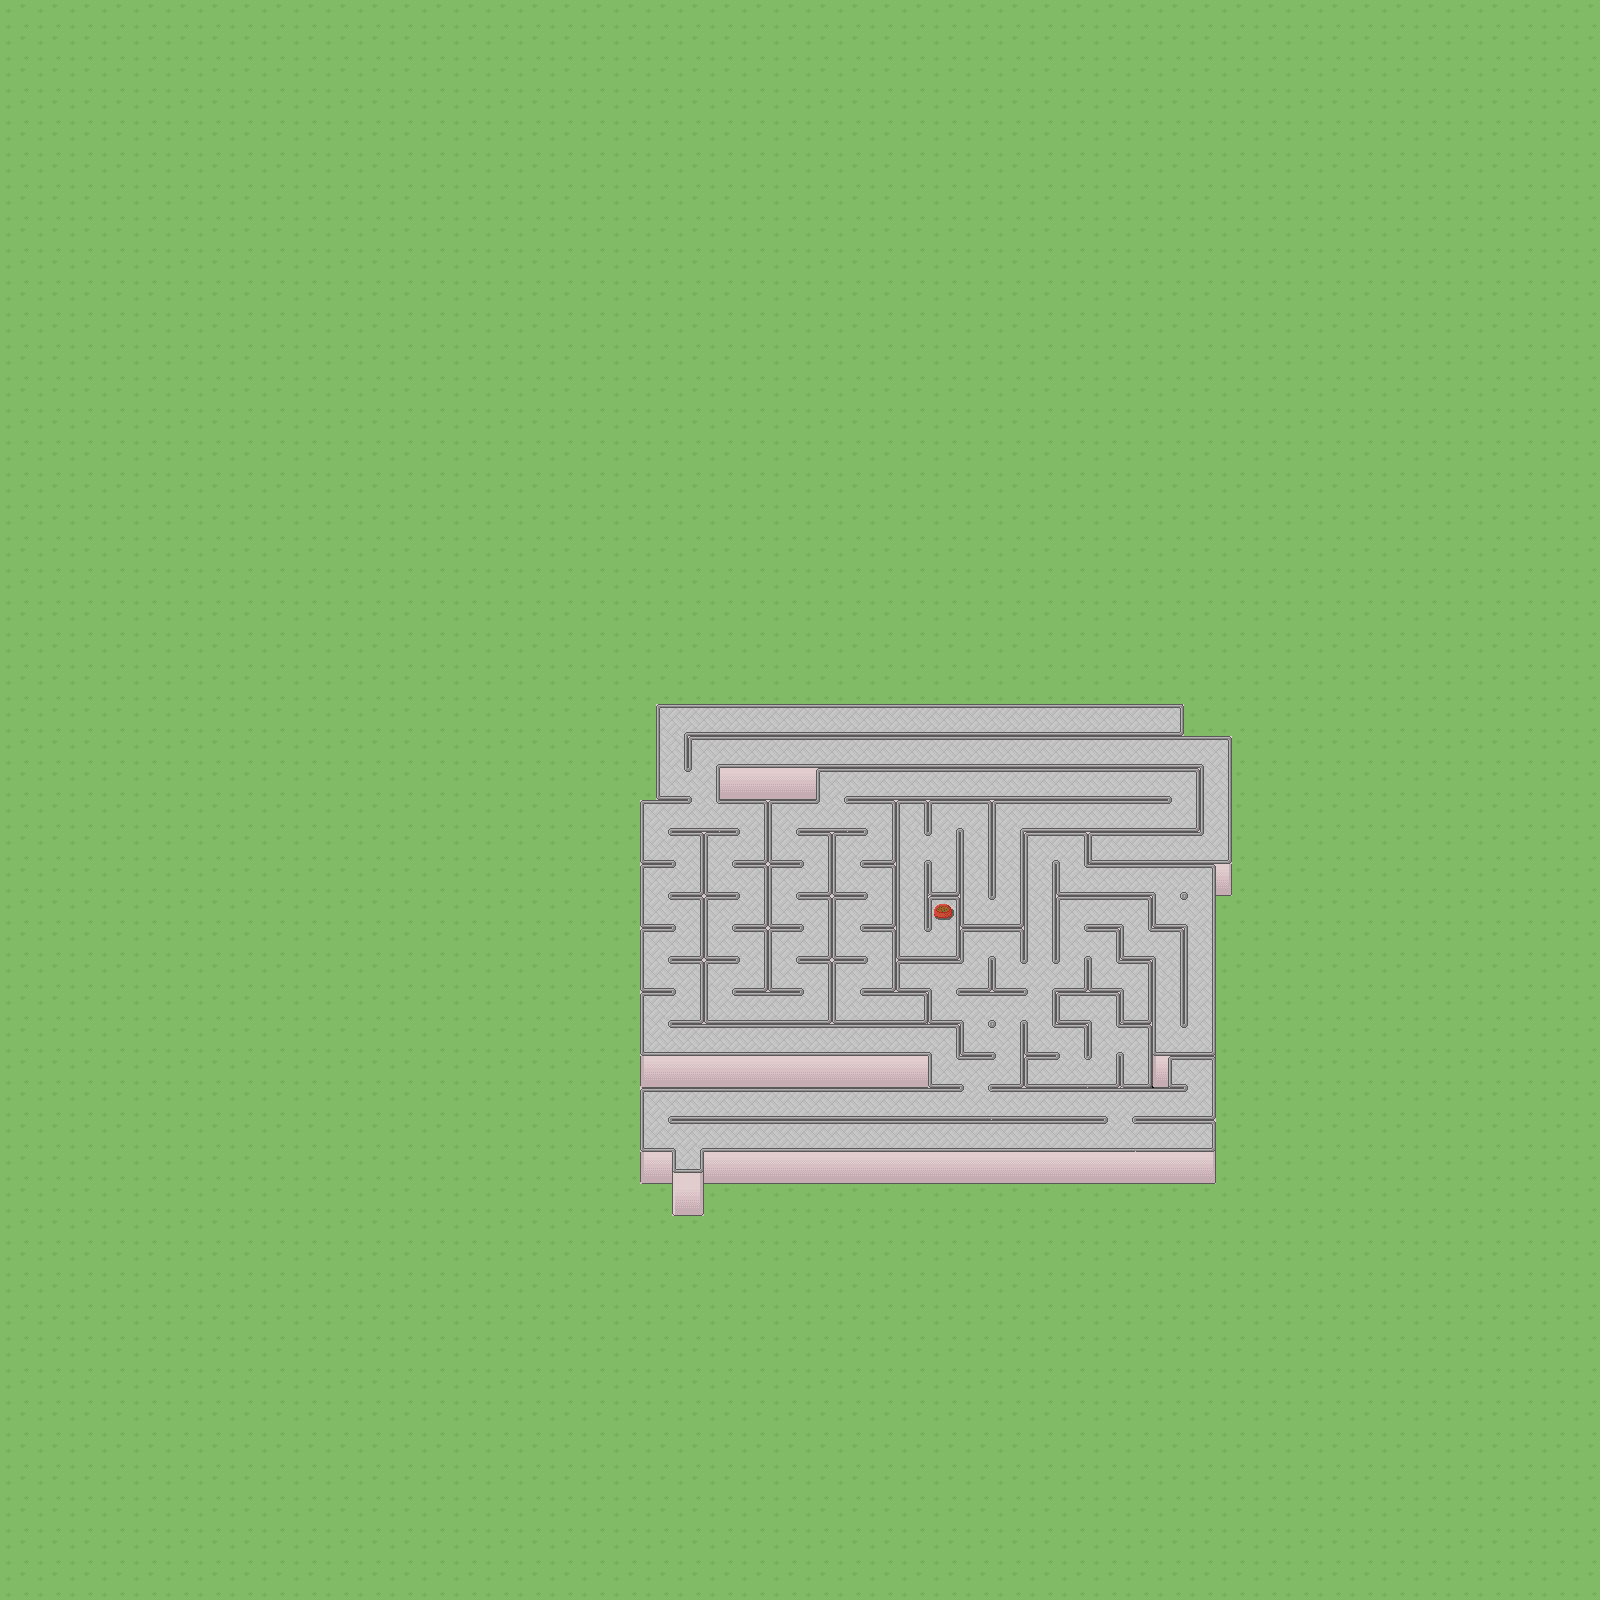

A 2D game scene composited from a Tiled map and its tileset images. What follows is a short description and the map's XML, with each tile layer's data collapsed to a summary:
An orthogonal 100x100 tile map with 16x16 px tiles, 3 tile layers (Tile Layer 3, Tile Layer 1, Tile Layer 2) and 82 objects (\2 exit, spawn).

<map version="1.0" orientation="orthogonal" renderorder="left-up" width="100" height="100" tilewidth="16" tileheight="16" nextobjectid="91">
 <tileset firstgid="1" name="fancy" tilewidth="16" tileheight="16" tilecount="2280">
  <image source="tile/fancy.png" width="480" height="1216" />
 </tileset>
 <layer name="Tile Layer 3" width="100" height="100">
  <data>[10000 cells, 10000 non-empty, 6 distinct tile ids]</data>
 </layer>
 <layer name="Tile Layer 1" width="100" height="100">
  <data>[10000 cells, 10000 non-empty, 78 distinct tile ids]</data>
 </layer>
 <layer name="Tile Layer 2" width="100" height="100">
  <data>[10000 cells, 4 non-empty, 4 distinct tile ids]</data>
 </layer>
 <objectgroup name="interaction">
  <object id="90" name="\2 exit" x="936.667" y="904" width="16" height="14" />
 </objectgroup>
 <objectgroup name="collision">
  <object id="3" x="671.333" y="1118" width="431.333" height="3.33333" />
  <object id="4" x="1136" y="1118.67" width="78.6667" height="2.66667" />
  <object id="5" x="702.667" y="1150" width="513.333" height="4.66667" />
  <object id="6" x="641.333" y="1151.33" width="30.6667" height="4" />
  <object id="7" x="670" y="1151.75" width="3.25" height="21.25" />
  <object id="8" x="668.625" y="1171.62" width="39.875" height="4.875" />
  <object id="9" x="702.25" y="1150.25" width="7.75" height="23.125" />
  <object id="10" x="622" y="780" width="18" height="384" />
  <object id="11" x="1213" y="864" width="57" height="302" />
  <object id="12" x="640.667" y="1052" width="287.333" height="38" />
  <object id="13" x="634.667" y="1084" width="327.667" height="6.66667" />
  <object id="14" x="990.667" y="1084.67" width="194.667" height="4.66667" />
  <object id="15" x="1150" y="1052.67" width="20" height="34.6667" />
  <object id="17" x="1150.67" y="1050.67" width="67.3333" height="6" />
  <object id="19" x="1148.67" y="959.333" width="4.66667" height="126" />
  <object id="20" x="1120" y="957.333" width="32.6667" height="4.66667" />
  <object id="21" x="1116.67" y="928.667" width="4.66667" height="30.6667" />
  <object id="22" x="1087.33" y="926.667" width="33.3333" height="2.66667" />
  <object id="23" x="1180.67" y="927.333" width="4.66667" height="96.6667" />
  <object id="24" x="1151.38" y="924.917" width="32.6667" height="5.33333" />
  <object id="25" x="1148" y="896" width="6.66667" height="30.6667" />
  <object id="26" x="1054.67" y="892.667" width="97.3333" height="5.33333" />
  <object id="27" x="1053.33" y="862.667" width="3.33333" height="99.3333" />
  <object id="28" x="1181.33" y="895.333" width="4" height="2" />
  <object id="29" x="1118.67" y="1055.33" width="2" height="30" />
  <object id="30" x="1053.33" y="990.667" width="66.6667" height="4" />
  <object id="31" x="1116" y="990.667" width="6" height="34" />
  <object id="32" x="1117.33" y="1018.67" width="32" height="6.66667" />
  <object id="33" x="1054" y="992" width="4.66667" height="31.3333" />
  <object id="34" x="1053.33" y="1018.67" width="36" height="6.66667" />
  <object id="36" x="1085.33" y="1023.33" width="3.33333" height="32.6667" />
  <object id="37" x="1022" y="1024.67" width="3.33333" height="58.6667" />
  <object id="38" x="1024.67" y="1052.67" width="32.6667" height="4.66667" />
  <object id="39" x="960" y="1050.67" width="35.3333" height="6" />
  <object id="40" x="955.333" y="1023.33" width="7.33333" height="31.3333" />
  <object id="41" x="670" y="1021.33" width="287.333" height="4" />
  <object id="42" x="990.667" y="1021.33" width="2" height="4.66667" />
  <object id="43" x="958.667" y="988.667" width="67.3333" height="3.33333" />
  <object id="44" x="988.667" y="959.333" width="4.66667" height="32.6667" />
  <object id="45" x="1022.67" y="830.667" width="2" height="129.333" />
  <object id="46" x="1023.33" y="830" width="179.333" height="3.33333" />
  <object id="47" x="1086.29" y="832.5" width="4" height="30.6667" />
  <object id="48" x="1086.67" y="859.333" width="141.458" height="4.66667" />
  <object id="49" x="1227.33" y="736.667" width="3.33333" height="138.667" />
  <object id="50" x="1196.67" y="767.333" width="5.33333" height="64.6667" />
  <object id="51" x="686.667" y="732.667" width="545.333" height="4.66667" />
  <object id="52" x="718.667" y="765.333" width="482" height="3.33333" />
  <object id="53" x="717.333" y="766.667" width="98.6667" height="34.6667" />
  <object id="54" x="848" y="796.667" width="320.667" height="4.66667" />
  <object id="55" x="988.667" y="802" width="6" height="95.3333" />
  <object id="56" x="925.333" y="802.417" width="4.66667" height="29.3333" />
  <object id="57" x="892.667" y="802.667" width="4" height="190.667" />
  <object id="58" x="896" y="957.333" width="66.6667" height="3.33333" />
  <object id="59" x="958" y="830" width="3.33333" height="127.333" />
  <object id="60" x="960" y="924" width="62.6667" height="6" />
  <object id="61" x="926" y="863.333" width="4" height="94.6667" />
  <object id="63" x="864" y="990" width="62.6667" height="3.33333" />
  <object id="64" x="924.667" y="990" width="4.66667" height="32.6667" />
  <object id="65" x="828" y="830.667" width="7.33333" height="194.667" />
  <object id="66" x="798.667" y="956.667" width="66.6667" height="5.33333" />
  <object id="67" x="798.667" y="893.333" width="66" height="5.33333" />
  <object id="68" x="799.333" y="829.333" width="66" height="4" />
  <object id="69" x="670.667" y="956" width="66.6667" height="5.33333" />
  <object id="70" x="670.667" y="892.666" width="66" height="5.33333" />
  <object id="71" x="671.333" y="828.666" width="66" height="4" />
  <object id="72" x="700" y="830" width="7.33333" height="194.667" />
  <object id="73" x="766" y="802" width="3.33333" height="190.667" />
  <object id="74" x="733.333" y="862" width="67.3333" height="2" />
  <object id="75" x="734.667" y="925.333" width="64.6667" height="3.33333" />
  <object id="76" x="734.667" y="988.667" width="66" height="4.66667" />
  <object id="77" x="641.333" y="861.333" width="30.6667" height="4" />
  <object id="78" x="642" y="924" width="29.3333" height="6.66667" />
  <object id="79" x="642.667" y="988" width="30.6667" height="5.33333" />
  <object id="80" x="862.667" y="925.333" width="30.6667" height="6" />
  <object id="81" x="862" y="860.667" width="30.6667" height="6" />
  <object id="82" x="636.667" y="686.667" width="20.6667" height="114.667" />
  <object id="85" x="637.333" y="795.333" width="53.3333" height="7.33333" />
  <object id="87" x="686" y="734.667" width="4" height="35.3333" />
  <object id="88" x="646" y="683.333" width="588.667" height="21.3333" />
  <object id="89" x="1182.67" y="668.667" width="14" height="65.3333" />
 </objectgroup>
 <objectgroup name="player">
  <object id="1" name="spawn" x="686" y="1155.33" width="3.33333" height="2.66667" />
 </objectgroup>
</map>
